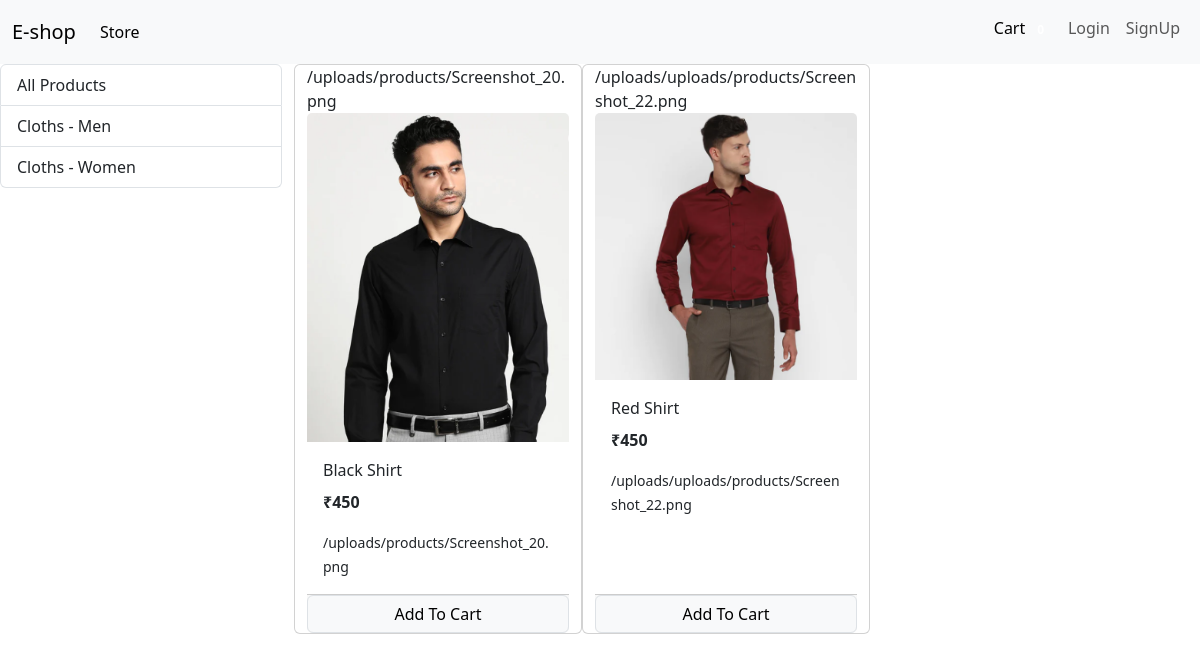
The page / on the database its author committed.
### store/models/category.py (models this page shows, shortened)
class Category(models.Model):
    name = models.CharField(max_length=20)
    @staticmethod
    def get_all_categories():
        return Category.objects.all()

### store/models/product.py (models this page shows, shortened)
class Product(models.Model):
    name = models.CharField(max_length=50)
    price = models.IntegerField(default=0)
    category = models.ForeignKey(Category, on_delete=models.CASCADE , default=1)
    description = models.CharField(max_length=200 , default = '' , null=True , blank=True)
    image = models.ImageField(upload_to='uploads/products/')
    @staticmethod
    def get_all_products():
        return Product.objects.all()

### store/views/home.py (the view, shortened to what this page needs)
# urls.py: path('' ,Index.as_view() , name='homepage'),
class Index(View):
    def get(self , request):
        cart = request.session.get('cart')
        if not cart:
            request.session['cart'] = {}
        products = None
        categories = Category.get_all_categories()
        categoryId = request.GET.get('category')
        if categoryId:
           products = Product.get_all_products_by_categoryid(categoryId)
        else:
           products = Product.get_all_products()
        data = {}
        data['products'] = products
        data['categories'] = categories
        print('you are : ' ,request.session.get('email'))
        print("Product Image", products.values_list("image"))
        return render(request , 'index.html' , data)

### store/templatetags/cart.py (called while the page is built)
@register.filter(name = 'is_in_cart')
def is_in_cart(product , cart):
    keys = cart.keys()
    for id in keys:
        if int(id) == product.id:
          return True
    return False

### store/templatetags/custom_filter.py (called while the page is built)
@register.filter(name = 'currency')
def currency(number):
    return "₹"+str(number)

### store/templates/index.html (shortened to what this page needs)
{% extends 'base.html' %}
{% block content %}
{% load cart %}
{% load custom_filter %}
<div>
  <div class="row">
    <div class="col-lg-3">
      <div class="list-group">
        <a href="/" class="list-group-item list-group-item-action">All Products</a>
        {% for category in categories %}
        <a href="/?category={{category.id}}" class="list-group-item list-group-item-action">{{category.name}}</a>
        {% endfor %}
      </div>
    </div>
    <div id='products' class="col-lg-9">
      <div class="row">
        {% for product in products %}
        <div class="card mb-3" id={{product.id}} style="width: 18rem;">
          {{ product.image.url }}<img src="{{ product.image.url }}" class="card-img-top" alt="Card image cap">
          <div class="card-body">
            <p class="card-title">{{product.name}}</p>
            <p class="card-text"><b>{{product.price|currency}}</b></p>
            <small>{{product.image.url}}</small>
          </div>
          <div class="card-footer p-0 no-gutters">
            {% if product|is_in_cart:request.session.cart %}
            <div class="row no-gutters">
              <form action="/#{{product.id}}" class="col-2" method="post">
                 {% csrf_token %}
              <input hidden type="text" name="product" value="{{product.id}}">
              <input hidden type="text" name="remove" value="True">
              <input type="submit" value=" - " class="btn btn-block btn-secondry">
               </form>
               <div class="text-center col">{{product|cart_quantity:request.session.cart}} in Cart</div>
               <form action="/" class="col-2" method="post">
                {% csrf_token %}
             <input hidden type="text" name="product" value="{{product.id}}">
             <input type="submit" value=" + " class="btn btn-block btn-secondry">
              </form>
              </div>
              {% else %}
              <form action="/#{{product.id}}" method="POST" class="btn-block">
               <input type="submit" class="btn btn-light border form-control" value="Add To Cart">
               </form>
               {% endif %}
          </div>
        </div>
        {% endfor %}
      </div>
    </div>
  </div>
</div>
{% endblock content %}

### store/templates/base.html (shortened to what this page needs)
<!doctype html>
<html lang="en">
<head>
  <link href="https://cdn.jsdelivr.net/npm/bootstrap@5.3.0-alpha2/dist/css/bootstrap.min.css" rel="stylesheet"
>
</head>
<body>
  <nav class="navbar navbar-expand-lg bg-body-tertiary">
    <div class="container-fluid">
      <a class="navbar-brand" href="/">E-shop</a>
      <div class="collapse navbar-collapse" id="navbarSupportedContent">
        <ul class="navbar-nav me-auto mb-2 mb-lg-0">
          <li class="nav-item">
            <a class="nav-link active" aria-current="page" href="#">Store</a>
          </li>
        </ul>
        <ul class="navbar-nav mr-auto mb-2 mb-lg">
          <li class="nav-item">
            <a class="nav-link active" aria-current="page" href="/cart">Cart
              <span class="badge badge-info">{{request.session.cart.keys|length}}</span>
            </a>
          </li>
          {% if request.session.customer %}
          <li class="nav-item">
            <a class="nav-link active" aria-current="page" href="/orders">Orders</a>
          </li>
          <li class="nav-item">
            <a class="nav-link active" aria-current="page" href="/logout">Logout</a>
          </li>
          {% else %}
          <li class="nav-item">
            <a class="nav-link "href="/login">Login</a>
          </li>
          <li class="nav-item">
            <a class="nav-link" href="/signup">SignUp</a>
          </li>
          {% endif %}
        </ul>
      </div>
    </div>
  </nav>
  {% block content %} {% endblock content %}
</body>
</html>

### rows shown on the page
Category: name "Cloths - Men"
Category: name "Cloths - Women"
Product: {{ product.id }} 1 (drawn), image "/uploads/products/Screenshot_20.png", image (picture), name "Black Shirt", price "₹450"
Product: image "/uploads/uploads/products/Screenshot_22.png", image (picture), name "Red Shirt", price "₹450"
